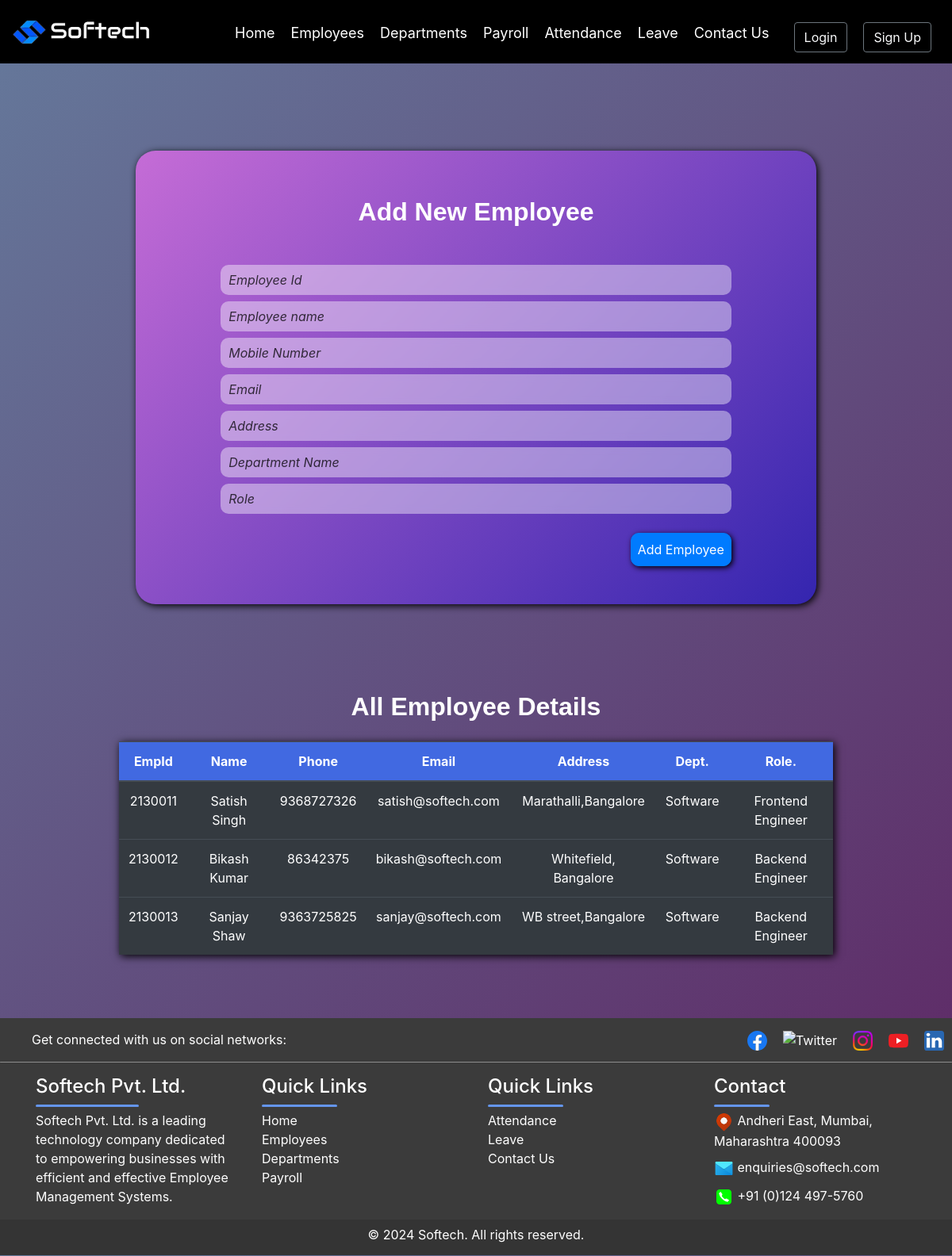
The page /employee on the database as committed earlier.
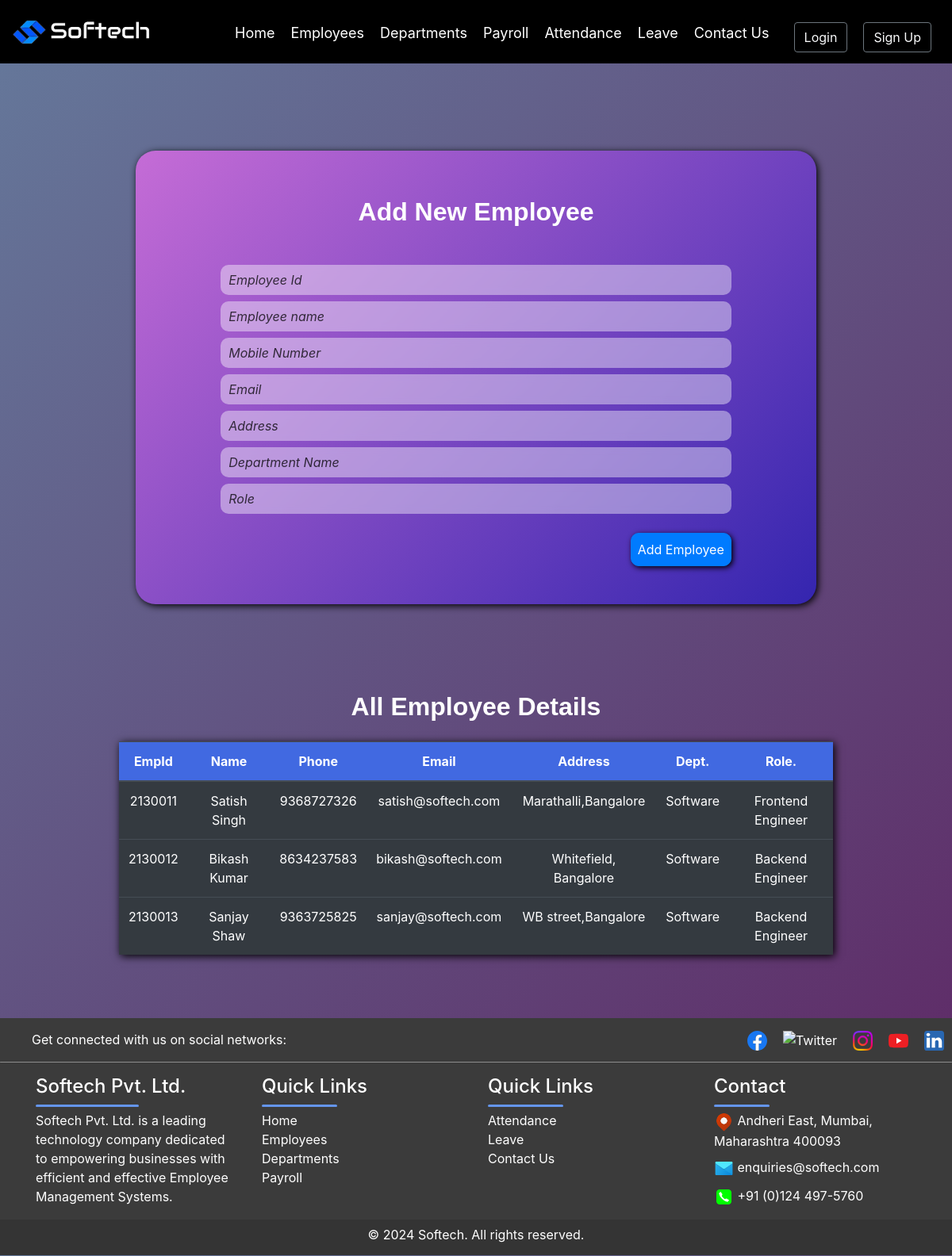
The same page on the database as committed later.
### app/models.py (models this page shows, shortened)
class Employees(models.Model):
      emp_id = models.CharField(max_length=10, primary_key=True)
      emp_name = models.CharField(max_length=100, null=True, blank=True)
      mobile_number = models.CharField(max_length=15, null=True, blank=True)
      email = models.EmailField(null=True, blank=True)
      address = models.TextField(null=True, blank=True)
      department_name = models.ForeignKey(Departments, null=True, blank=True, on_delete=models.CASCADE)
      role = models.CharField(max_length=100, null=True, blank=True)

class Departments(models.Model):
      department_name = models.CharField(max_length=100, primary_key=True)
      department_status = models.CharField(max_length=100, null=True, blank=True)
      def __str__(self):
        return str(self.department_name)

### app/views.py (the view, shortened to what this page needs)
# urls.py: path('employee', views.employee_page,name="employee"),
def employee_page(request):
    employees=Employees.objects.all()
    form=EmployeesForm()
    context = {'form':form,'employee':employees}
    return render(request, 'app/employees.html', context)

### app/templates/app/employees.html (shortened to what this page needs)
{% extends "base_template/base.html" %}
{% load static %}
{% block content %}
         <form method="POST" class="bg-body py-5 text-center" id="formbackground">
            <h2 class="fs-3 fw-bold text-decoration-underline mb-5">Add New Employee</h2>
            {{form.emp_id}}
            {{form.emp_name}}
            {{form.mobile_number}}
            {{form.email}}
            {{form.address}}
            {{form.department_name}}
            {{form.role}}
            <div class="buttons w-75 mx-auto">
               <div class="row g-0">
                  <div class="col-6 text-start">
                  </div>
                  <div class="col-6 text-end">
                     <button class="btn btn-primary mt-3 p-2" id="addBtn" type="submit" style="float: right;">Add Employee</button>
                  </div>
               </div>
            </div>
         </form>
         <div class="w-auto mx-auto">
            <h2 class="fs-3 fw-bold text-decoration-underline mb-2 mt-5">All Employee Details</h2>
            <table class="table table-dark table-hover mt-4 mb-5 text-center w-75">
               <thead class="fw-bold">
                  <th>EmpId</th>
                  <th>Name</th>
                  <th>Phone</th>
                  <th>Email</th>
                  <th>Address</th>
                  <th>Dept.</th>
                  <th>Role.</th>
               </thead>
               <tbody id="myTable">
                  {% for e in employee  %}
                  <tr>
                     <td>{{e.emp_id}}</td>
                     <td>{{e.emp_name}}</td>
                     <td>{{e.mobile_number}}</td>
                     <td>{{e.email}}</td>
                     <td>{{e.address}}</td>
                     <td>{{e.department_name}}</td>
                     <td>{{e.role}}</td>
                  </tr>
                  {% endfor %}
               </tbody>
            </table>
         </div>
      {% endblock content %}

Rows that differ between the two databases and show on the page:
changed Employees "Bikash Kumar": mobile_number "86342375" → "8634237583"
